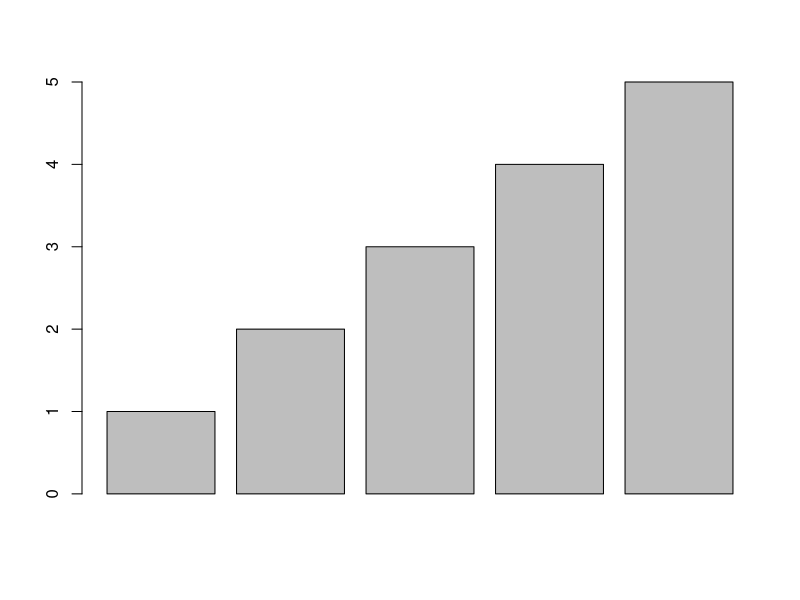
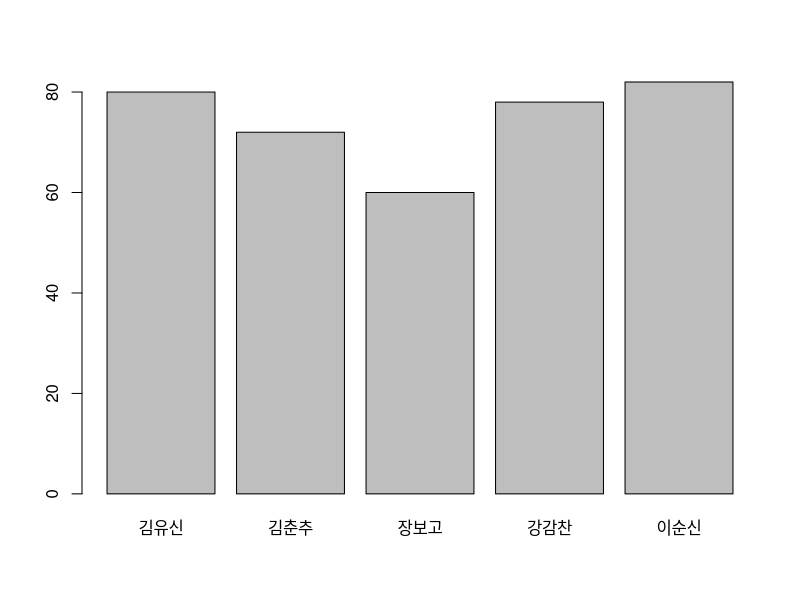
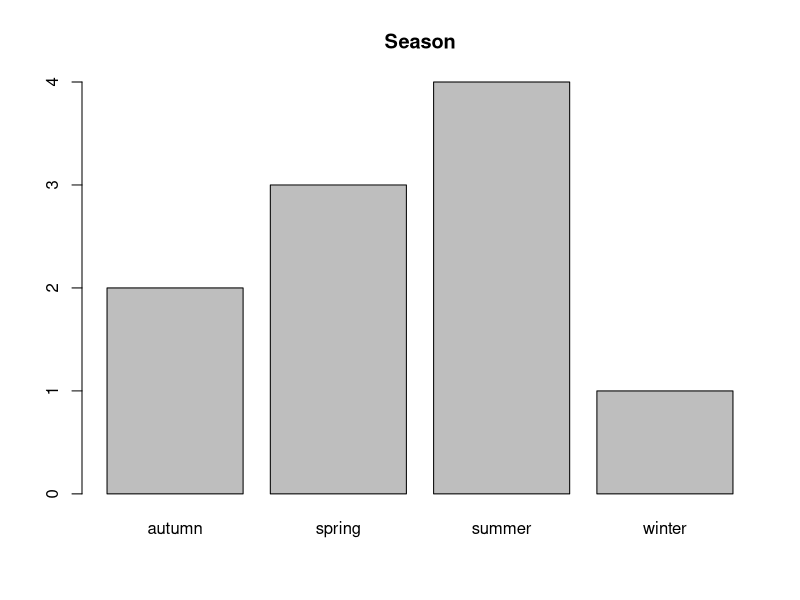
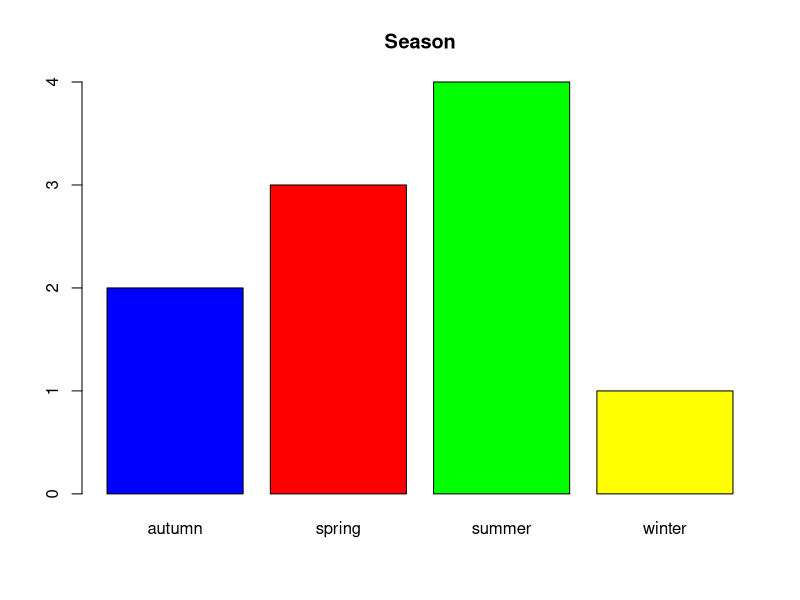
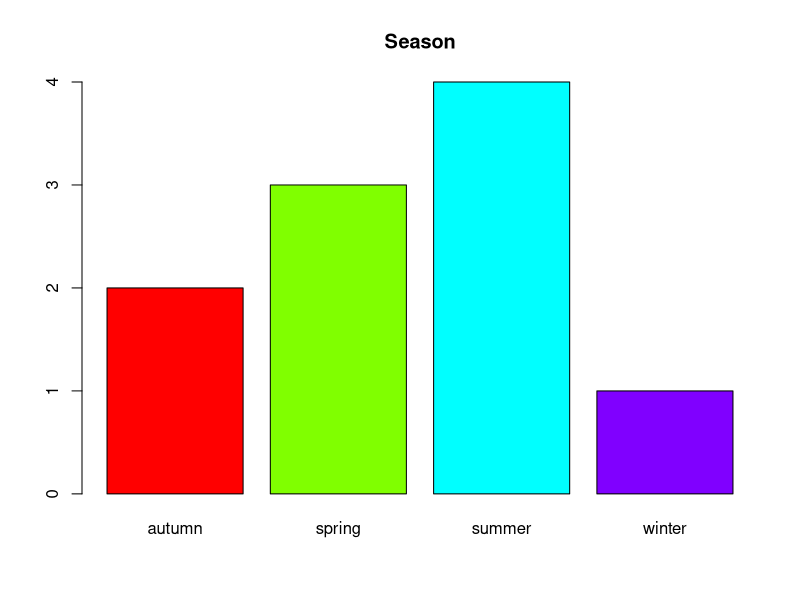
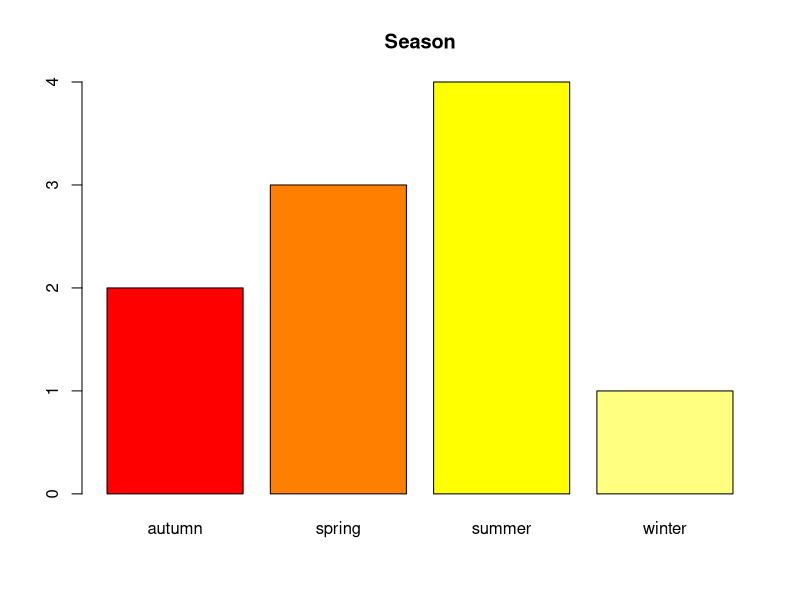
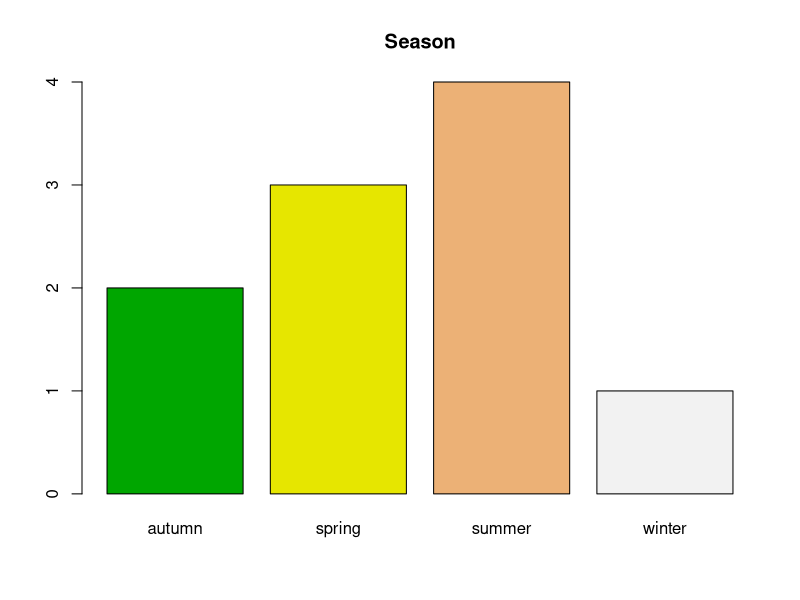
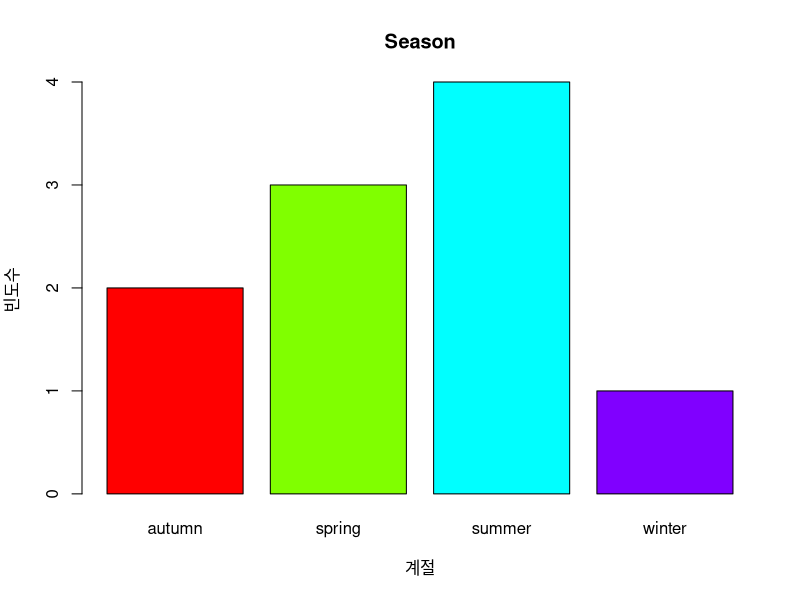

The R script that drew these images, in order:
#기본 막대차트
count <- c(1,2,3,4,5)
barplot(count)

score <- c(80, 72, 60, 78, 82)
names(score) <- c('김유신', '김춘추', '장보고', '강감찬', '이순신')
barplot(score)


#범주형 막대차트
season <- c('winter', 'summer', 'spring', 'summer', 'summer',
            'autumn', 'autumn', 'summer', 'spring', 'spring')

season
ds <- table(season)
ds

barplot(ds, main = 'Season')
barplot(ds, main = 'Season', col = c('blue', 'red', 'green', 'yellow'))
barplot(ds, main = 'Season', col = rainbow(4))
barplot(ds, main = 'Season', col = heat.colors(4))
barplot(ds, main = 'Season', col = terrain.colors(4))

barplot(ds, 
        main = 'Season', 
        col = rainbow(4), 
        xlab = '계절', 
        ylab = '빈도수')

barplot(ds, 
        main = 'Season', 
        col = rainbow(4), 
        xlab = '계절', 
        ylab = '빈도수',
        horiz = T)


#누적 막대차트
df_sample <- read.csv('./file/sample_population.csv')
df_sample

View(df_sample)
matrix_sample <- as.matrix(df_sample)
matrix_sample

barplot(matrix_sample)

barplot(matrix_sample, 
        col = rainbow(3), 
        beside = T,
        legend.text = T)


#교재 p140 실습 - 세로 막대 차트 그리기

#교재 p141 실습 - barplot() 함수 도움말 보기
#교재 p141 실습 - 막대차트의 가로축과 세로축에 레이블 추가하기

#교재 p142 실습 - 가로 막대차트 그리기
#교재 p142 실습 - 막대차트에서 막대 사이의 간격 조정하기

#교재 p143 실습 - 막대차트에서 막대의 색상 지정하기
#교재 p143 실습 - 막대 차트에서 색상이름을 사용하여 막대의 색상 지정하기

#교재 p144 실습 - 누적 막대 차트 그리기
#교재 p144 실습 - VADeaths 데이터셋 구조 보기